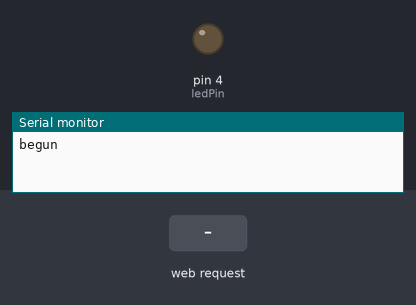
This sketch was run on a simulated Arduino Uno, built for the host (arithmetic inside an expression is 32-bit, double 64-bit). On the bench: output pins drawn as LEDs (lit = HIGH), the last lines printed to the serial monitor. The inputs (shaded band) are chosen by the test bench. WiFi joins after 1.5 s; servers stay silent unless stated.

Above: at 1.2 s.
1.3 s: HTTP request GET /?L=1 received
At 1.6 s:
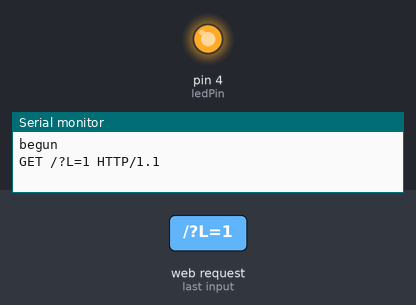
Timing chart, 0 to 4.3 s (numbered marks = the images above; inputs shaded):
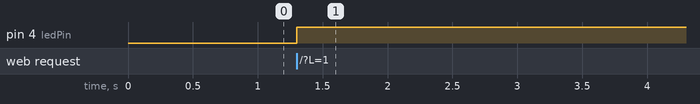

Measured:
- after the input at 1.3 s, pin 4 (ledPin): LOW → HIGH at once

The sketch:

ethTest.ino
```cpp
#include <Ethernet.h>
#include <SPI.h>
#include <Client.h>
#include <Server.h>
#include <Udp.h>
/*
	Simple Ethernet Test
        Arduino server outputs simple text to browser
	The circuit:
	* Arduino Duemilanove
        * Arduino Ethernet shield
        * Basic FTDI breakout 5V
        *LED connected to GND and digital pin 4 via resistor
        http://www.sciencprog.com/
        Created: 2009.11.18
        By Minde
        Modified: 2011.04.06
          1. Changed obsolete Wstring.h functions to String.h
          2. Changed includes to match Ethernet library.
          3. Fixed LED control
        By Minde
*/

byte mac[] = {
  0x00, 0xAA, 0xBB, 0xCC, 0xDE, 0x02 };
IPAddress ip(192,168,0, 99);
byte gateway[] = { 192, 168, 0, 1 };			// internet access via router
byte subnet[] = { 255, 255, 255, 0 };                   //subnet mask
Server server(80);                                      //server port
byte sampledata=50;            //some sample data - outputs 2 (ascii = 50 DEC)
int ledPin = 4;  // LED pin
char link[]="http://www.scienceprog.com/"; //link data
String readString = String(30); //string for fetching data from address
boolean LEDON = false; //LED status flag
void setup(){
//start Ethernet
  Ethernet.begin(mac, ip);
//Set pin 4 to output
  pinMode(ledPin, OUTPUT);
//enable serial datada print
  Serial.begin(9600);
  Serial.println("begun");
}
void loop(){
// Create a client connection
Client client = server.available();
  if (client) {
    while (client.connected()) {
   if (client.available()) {
    char c = client.read();
     //read char by char HTTP request
    if (readString.length() < 100)
      {
        //store characters to string
        readString += c; //replaces readString.append(c);
      }
        //output chars to serial port
        Serial.print(c);
        //if HTTP request has ended
        if (c == '\n') {
          //dirty skip of "GET /favicon.ico HTTP/1.1"
          if (readString.indexOf("?") <0)
          {
            //skip everything
          }
          else
          //lets check if LED should be lighted
        if(readString.indexOf("L=1") >0)//replaces if(readString.contains("L=1"))
           {
             //led has to be turned ON
             digitalWrite(ledPin, HIGH);    // set the LED on
             LEDON = true;
           }else{
             //led has to be turned OFF
             digitalWrite(ledPin, LOW);    // set the LED OFF
             LEDON = false;
           }
          // now output HTML data starting with standart header
          client.println("HTTP/1.1 200 OK");
          client.println("Content-Type: text/html");
          client.println();
          //set background to yellow
          client.print("<body style=background-color:yellow>");
          //send first heading
          client.println("<font color='red'><h1>HTTP test routines</font></h1>");
          client.println("<hr />");
          client.println("<hr />");
          //output some sample data to browser
          client.println("<font color='blue' size='5'>Sample data: ");
          client.print(sampledata);//lets output some data
          client.println("<br />");//some space between lines
          client.println("<hr />");
          //drawing simple table
          client.println("<font color='green'>Simple table: ");
          client.println("<br />");
          client.println("<table border=1><tr><td>row 1, cell 1</td><td>row 1, cell 2</td></tr>");
          client.println("<tr><td>row 2, cell 1</td><td>row 2, cell 2</td></tr></table>");
          client.println("<br />");
          client.println("<hr />");
          //printing some link
          client.println("<font color='blue' size='5'>Link: ");
          client.print("<a href=");
          client.print(link);
          client.println(">Visit Scienceprog!</a>");
          client.println("<br />");
          client.println("<hr />");
          //controlling led via checkbox
          client.println("<h1>LED control</h1>");
          //address will look like http://192.168.1.110/?L=1 when submited
          if (LEDON)
          client.println("<form method=get name=LED><input type=checkbox name=L value=1 CHECKED>LED<br><input type=submit value=submit></form>");
          else
          client.println("<form method=get name=LED><input type=checkbox name=L value=1>LED<br><input type=submit value=submit></form>");
          client.println("<br />");
          //printing LED status
          client.print("<font size='5'>LED status: ");
          if (LEDON)
              client.println("<font color='green' size='5'>ON");
          else
              client.println("<font color='grey' size='5'>OFF");
          client.println("<hr />");
          client.println("<hr />");
          client.println("</body></html>");
          //clearing string for next read
          readString="";
          //stopping client
          client.stop();
            }
          }
        }
      }
 }
```
